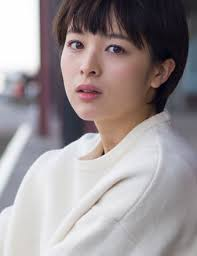
#> input picture seino.jpg, 197 x 256 px
$ jupyter execute seino_test.ipynb
#> lines starting #> are read from the running program, lines starting #| are printed output that depends on the picture
[cell 1]
#画像の表示

import cv2
from matplotlib import pyplot as plt

img = cv2.imread('seino.jpg', cv2.IMREAD_COLOR)
#> img is the input picture: shape (256, 197, 3); mean B, G, R 150, 147.7, 156
img = cv2.cvtColor(img, cv2.COLOR_BGR2RGB)

plt.imshow(img)
plt.show()

[cell 2]
#画像の反転

xAxis = cv2.flip(img, 0)
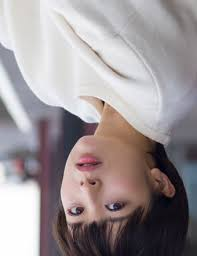
#> xAxis: shape (256, 197, 3); mean R, G, B 156, 147.7, 150
cv2.imwrite('xAxis.jpg', xAxis)
plt.imshow(xAxis)
plt.show()

[cell 3]
#画像の回転

import cv2
from matplotlib import pyplot as plt

img = cv2.imread('seino.jpg')
img = cv2.cvtColor(img, cv2.COLOR_BGR2RGB)

#高さを定義
height = img.shape[0]
#> height = 256
#幅を定義
width = img.shape[1]
#> width = 197
#回転の中心を指定
center = (int(width/2), int(height/2))
#> center = (98, 128)

#回転角を指定
angle = 45.0
#スケールを指定
scale = 0.6
#getRotationMatrix2D関数を使用
trans = cv2.getRotationMatrix2D(center, angle , scale)
#アフィン変換
image2 = cv2.warpAffine(img, trans, (width,height))
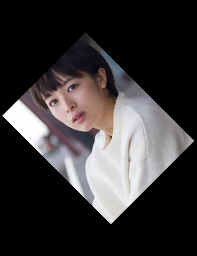
#> image2: shape (256, 197, 3); mean R, G, B 56.1, 53.1, 54

plt.imshow(image2)
plt.show()

[cell 4]
#Affine変換(大きさ合わせる)

import numpy as np

img = cv2.imread('seino.jpg')
img = cv2.cvtColor(img, cv2.COLOR_BGR2RGB)
h, w = img.shape[:2]
#> h = 256; w = 197
size = (w, h)
#> size = (197, 256)

# 回転角の指定
angle = 40
angle_rad = angle/180.0*np.pi

# 回転後の画像サイズを計算
w_rot = int(np.round(h*np.absolute(np.sin(angle_rad))+w*np.absolute(np.cos(angle_rad))))
#> w_rot = 315
h_rot = int(np.round(h*np.absolute(np.cos(angle_rad))+w*np.absolute(np.sin(angle_rad))))
#> h_rot = 323
size_rot = (w_rot, h_rot)
#> size_rot = (315, 323)

# 元画像の中心を軸に回転する
center = (w/2, h/2)
#> center = (98.5, 128)
scale = 1.0
rotation_matrix = cv2.getRotationMatrix2D(center, angle, scale)

# 平行移動を加える (rotation + translation)
affine_matrix = rotation_matrix.copy()
affine_matrix[0][2] = affine_matrix[0][2] -w/2 + w_rot/2
affine_matrix[1][2] = affine_matrix[1][2] -h/2 + h_rot/2

img_rot = cv2.warpAffine(img, affine_matrix, size_rot, flags=cv2.INTER_CUBIC)
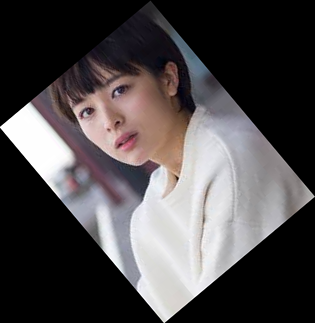
#> img_rot: shape (323, 315, 3); mean R, G, B 77.4, 73.3, 74.4

cv2.imwrite('img_rot.jpg', img_rot)
plt.imshow(img_rot)
plt.show()

$ run again, with img_rot.jpg copied over seino.jpg
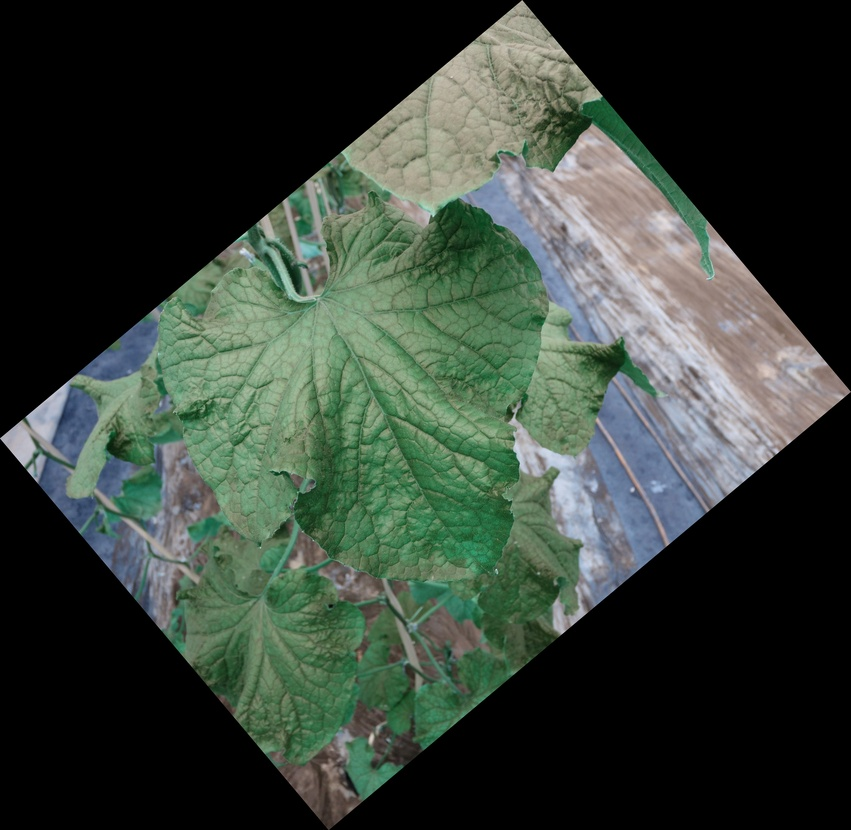
#> input picture img_rot.jpg, 851 x 830 px, shrunk from 3235 x 3155 before the run
#> img is the input picture: shape (830, 851, 3); mean B, G, R 54.9, 63.8, 53.4
#> `xAxis = cv2.flip(img, 0)`:
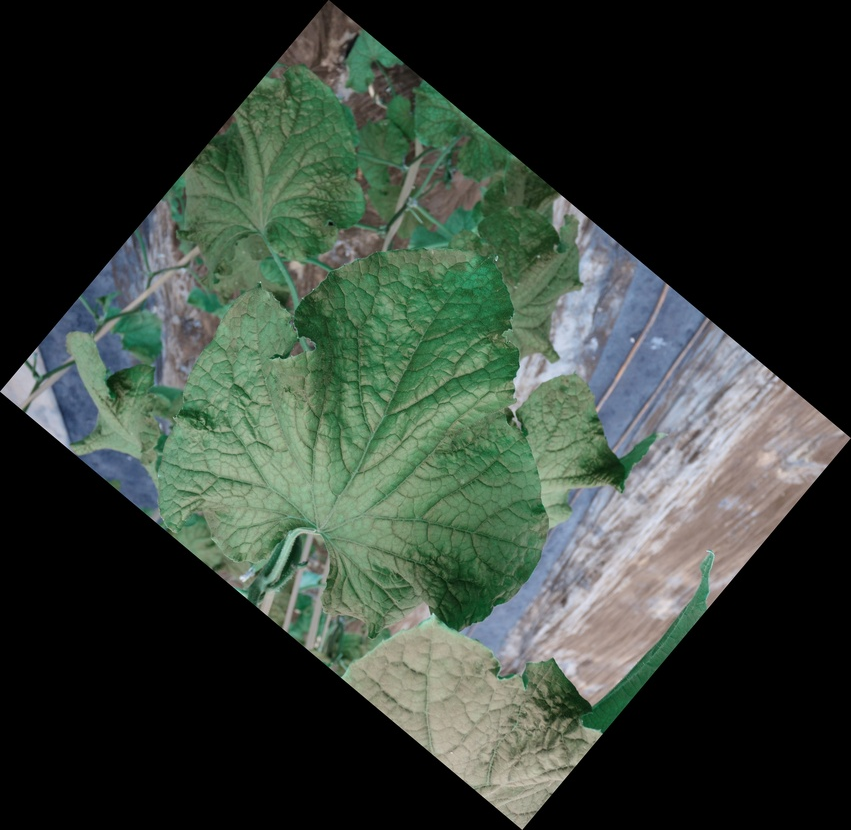
#> xAxis: shape (830, 851, 3); mean R, G, B 53.4, 63.8, 54.9
#> `img_rot = cv2.warpAffine(img, affine_matrix, size_rot, flags=cv2.INTER..`:
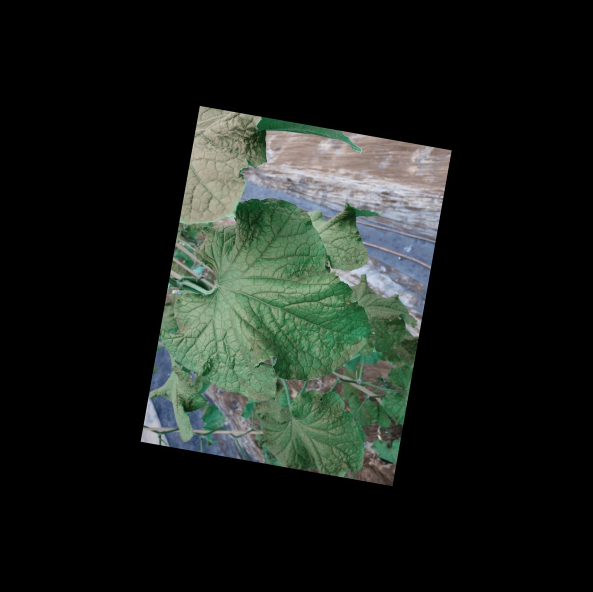
#> img_rot: shape (1183, 1185, 3) (shown at 1/2 size); mean R, G, B 26.9, 32.2, 27.7

$ run again, with xAxis.jpg copied over seino.jpg
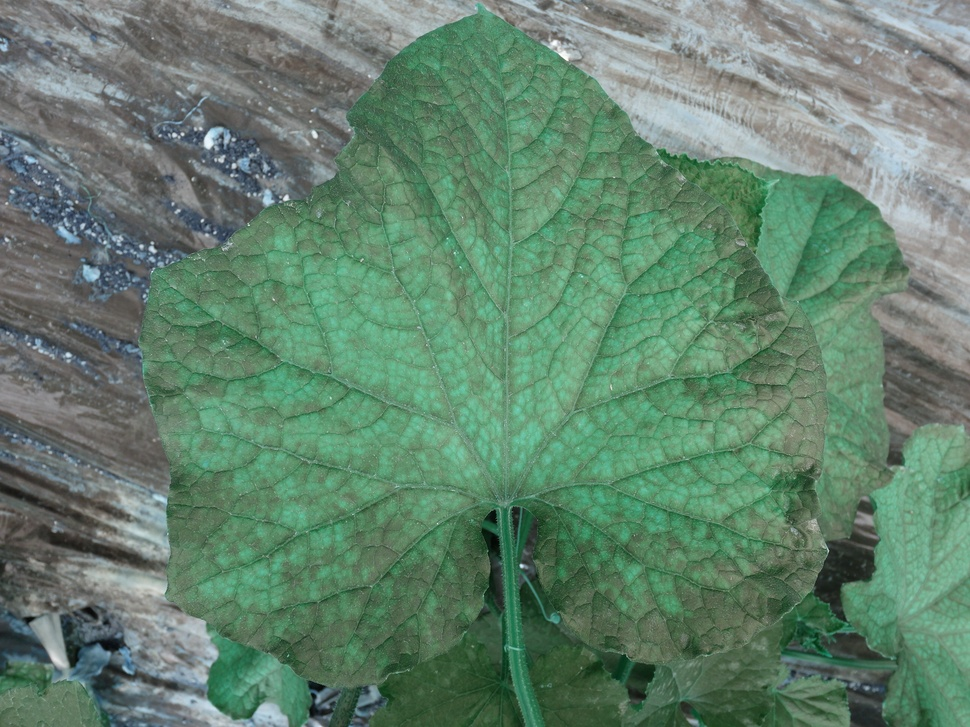
#> input picture xAxis.jpg, 970 x 727 px, shrunk from 2592 x 1944 before the run
#> img is the input picture: shape (727, 970, 3); mean B, G, R 110, 130.4, 99.6
#> `image2 = cv2.warpAffine(img, trans, (width,height))`:
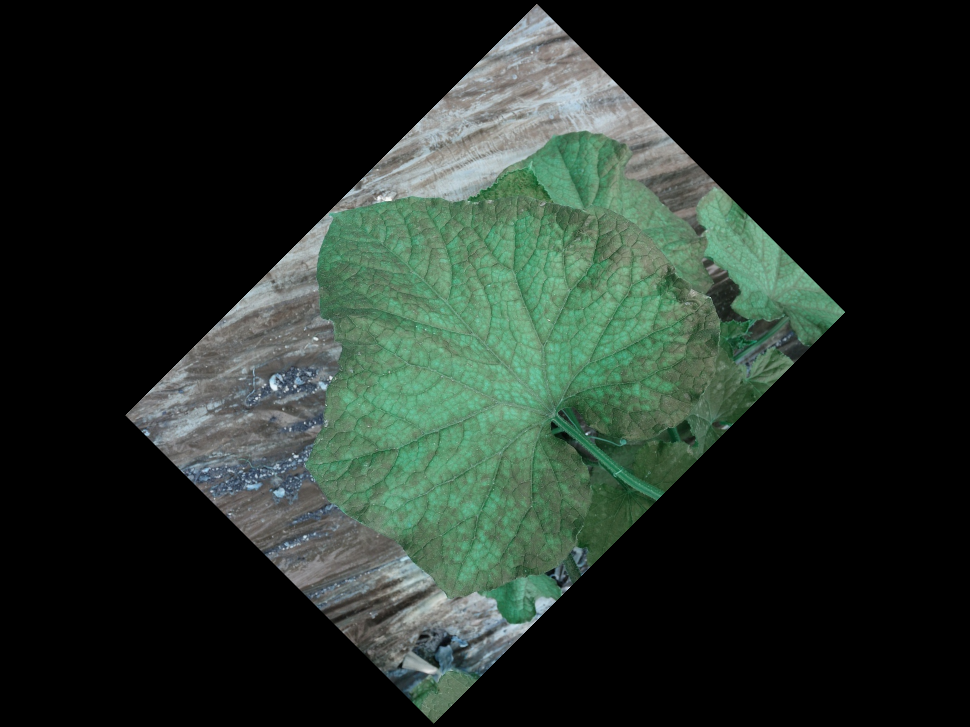
#> image2: shape (727, 970, 3); mean R, G, B 35.9, 47, 39.6
#> `img_rot = cv2.warpAffine(img, affine_matrix, size_rot, flags=cv2.INTER..`:
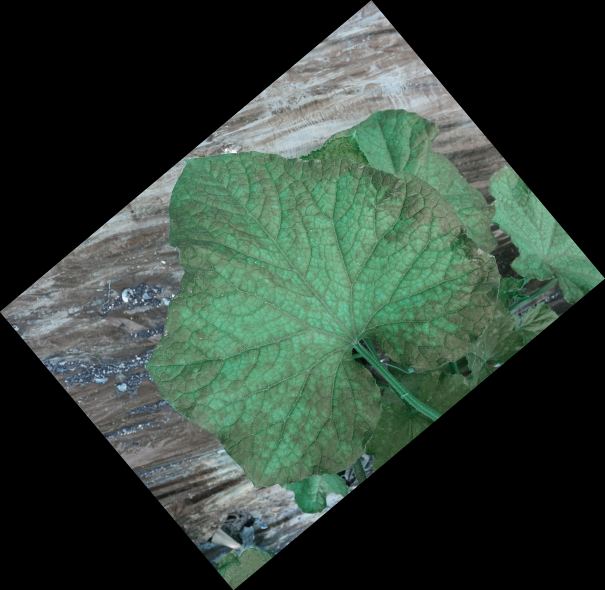
#> img_rot: shape (1180, 1210, 3) (shown at 1/2 size); mean R, G, B 49.2, 64.4, 54.4
